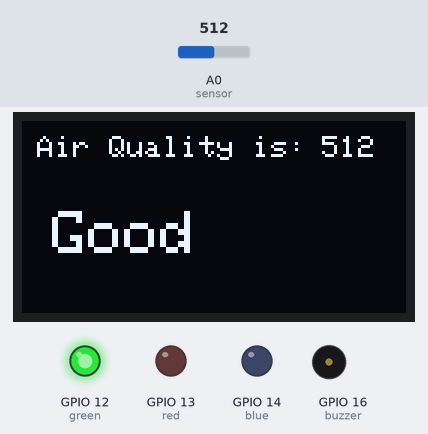
The sketch below on a simulated ESP8266 (NodeMCU). Parts: 128×64 one-colour display, output pins drawn as LEDs (lit = HIGH), buzzer (waves = sounding). Inputs (shaded band) come from the test bench; at power-on: A0 (sensor) = 512. WiFi joins after 1.5 s; servers stay silent unless stated; uploads are accepted with an empty reply; what the sketch prints to the serial monitor is not drawn.

Above: at 4.7 s.
4.8 s: A0 (sensor) set to 556
At 6.3 s:
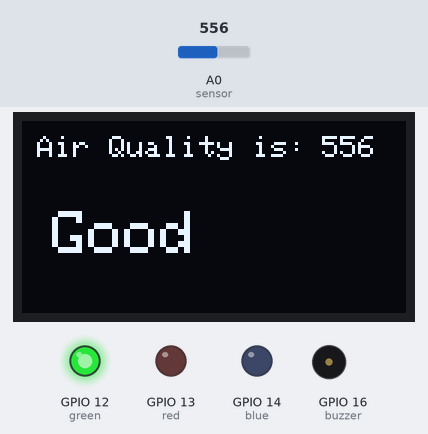
7.0 s: A0 (sensor) set to 584
At 8.6 s:
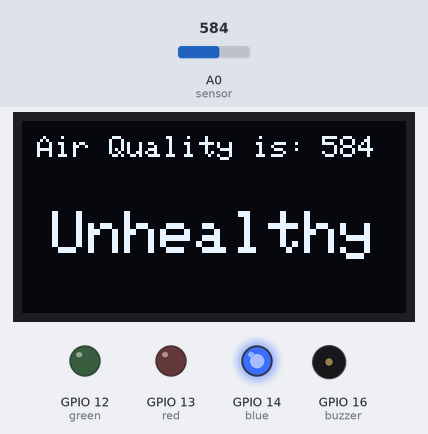
9.5 s: A0 (sensor) set to 660
At 10.76 s:
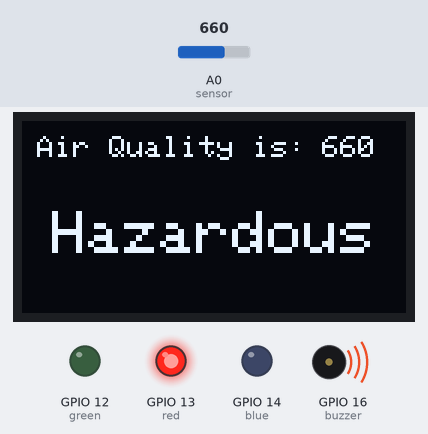
13.2 s: A0 (sensor) set to 640
At 14.8 s:
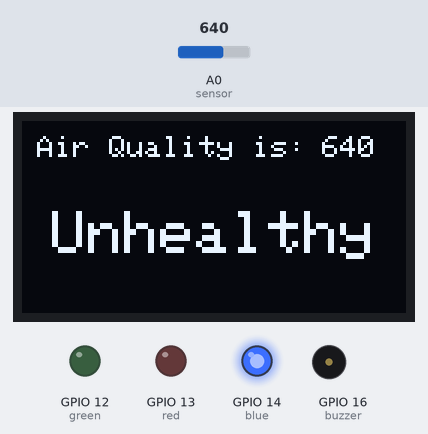
15.3 s: A0 (sensor) set to 560
At 17.1 s:
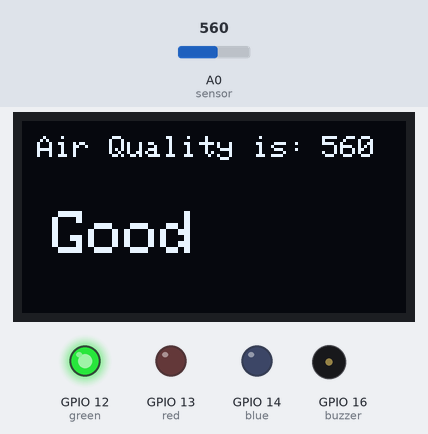
Timing chart, 0 to 18.6 s (numbered marks = the images above; inputs shaded):
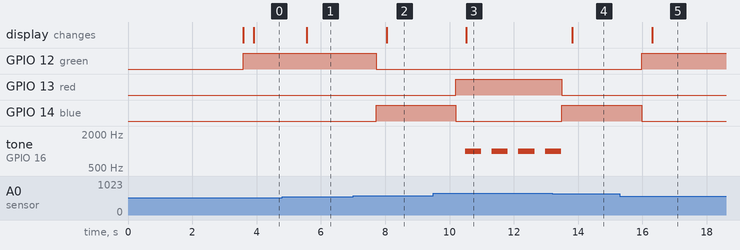

Measured:
- the behaviour switches between 570 and 571 on A0 (sensor) (found by bisection; images 1 and 2)
- after the input at 4.8 s, the display: changes after 0.76 s (image 1)
- after the input at 7.0 s, GPIO 12 (green): HIGH → LOW after 0.71 s; GPIO 14 (blue): LOW → HIGH after 0.71 s; the display: changes after 1.0 s (image 2)
- after the input at 9.5 s, GPIO 13 (red): LOW → HIGH after 0.69 s; GPIO 14 (blue): HIGH → LOW after 0.69 s; tone on GPIO 16 (buzzer): alternates 1000 Hz for 0.50 s and silent for 0.33 s, starting after 0.99 s; the display: changes after 1.0 s (image 3)
- after the input at 13.2 s, GPIO 13 (red): HIGH → LOW after 0.30 s; GPIO 14 (blue): LOW → HIGH after 0.30 s; tone on GPIO 16 (buzzer): goes on until 13.5 s, then stays silent; the display: changes after 0.62 s (image 4)
- after the input at 15.3 s, GPIO 12 (green): LOW → HIGH after 0.68 s; GPIO 14 (blue): HIGH → LOW after 0.68 s; the display: changes after 1.0 s (image 5)

The sketch:

main.ino
```cpp
// Sck of OLED is connected to D1 or GPIO 5 & SDA of OLED is connected to D2 or GPIO 4

#include <SPI.h>
#include <Wire.h>
#include <Adafruit_GFX.h>
#include <Adafruit_SSD1306.h>
#define OLED_RESET -1                                 //  This for reset. It is not Important to write                // OLED rest in node mcu mean write -1 and in Uno its 4
#define WIRE Wire
#include "ESP8266WiFi.h"
#include <ESP8266HTTPClient.h>
#include <Arduino.h>

int sensor = A0;
int buzzer = 16;                            //16 is GPIO pin  in NodeMcu & D0 is digital pin in Node Mcu
int red = 13;                                //2 is GPIO pin  in NodeMcu & D4 is digital pin in Node Mcu
int green = 12;                             //14 is GPIO pin  in NodeMcu & D5 is digital pin in Node Mcu
int blue = 14;                            //12 is GPIO pin  in NodeMcu & D6 is digital pin in Node Mcu
int gasLevel = 0;                            //int variable for gas level
String quality;

Adafruit_SSD1306 display = Adafruit_SSD1306(128, 64, &WIRE);

const char *WIFI_SSID = "YeagerEren";
const char *WIFI_PASSWORD = "pweu6570";

String boolData;
char strVal[10] = {0};

WiFiClient client;
HTTPClient httpClient;

void setup(){

  Serial.begin(115200);
  display.begin(SSD1306_SWITCHCAPVCC, 0x3C); // Address 0x3C for 128x32
  display.clearDisplay();
  display.setTextSize(2);
  display.setTextColor(SSD1306_WHITE);
  display.setCursor(5,20);
  display.print("Kala-Kriti");
  display.setTextSize(1);
  display.setCursor(5,50);
  display.print("Connecting...");
  display.display();
  delay(1000);

  pinMode(buzzer, OUTPUT);                       //set beeper for output
  pinMode(sensor, INPUT);                       //set sensor for input
  pinMode (red, OUTPUT);
  pinMode (green, OUTPUT);
  pinMode (blue, OUTPUT);

  WiFi.begin(WIFI_SSID, WIFI_PASSWORD);
  while (WiFi.status() != WL_CONNECTED) {
      delay(500);
      Serial.print(".");
  }

  Serial.println("Connected");
  Serial.println(WiFi.localIP());

  delay(1000);
  display.clearDisplay();
  display.display();

}

void loop(){

  gasLevel = analogRead(sensor);
  digitalWrite (green, LOW);
  digitalWrite (red, LOW);
  digitalWrite (blue, LOW);
  digitalWrite (buzzer, LOW);

  if (gasLevel <= 570) {
    itoa(gasLevel, strVal, 10);
    myFunction("http://kalakritioof.herokuapp.com/save/", "GOOD", "false", strVal, green);
    quality = ("Good");

  }

  else if (gasLevel > 570 and gasLevel < 650) {
    itoa(gasLevel, strVal, 10);
    myFunction("http://kalakritioof.herokuapp.com/save/", "UNHEALTHY", "true", strVal, blue);
    quality = ("Unhealthy");


  }

  else if (gasLevel > 650) {
    itoa(gasLevel, strVal, 10);
    myFunction("http://kalakritioof.herokuapp.com/save/", "HAZARDOUS", "true", strVal, red);
    quality = ("Hazardous");
    tone(16, 1000, 500);
  }

  display.clearDisplay();
  display.setTextColor(WHITE);
  display.setCursor(5, 5);
  display.setTextSize(1);
  display.print("Air Quality is: ");
  display.setCursor(100, 5);
  display.setTextSize(1);
  display.print(gasLevel);
  display.setTextSize(2);
  display.setCursor(10, 30);
  display.println(quality);
  display.display();
  delay(500);

}

void myFunction(String url, String quality, String boolData, String strVal, int led) {

  String URL = url + "/" + boolData + "/" + strVal + "/" + quality;
  digitalWrite(led, HIGH);

  httpClient.begin(client, URL);
  httpClient.POST(URL);
  Serial.println(URL);
  delay(100);

}
```
